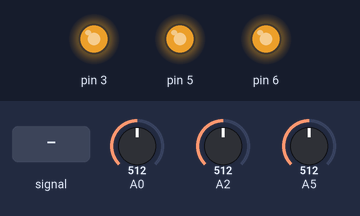
Bench run of a sketch on a simulated Arduino Uno, built with avr-gcc and run on an emulated ATmega328P. Shown: output pins drawn as LEDs (lit = HIGH). The inputs (shaded band) are chosen by the test bench; at power-on: A0 = 512, A2 = 512, A5 = 512. EEPROM starts erased.

Above: at 1.2 s.
1.3 s: A0 fed a 200 Hz sine of ±81 counts around its level
At 1.48 s:
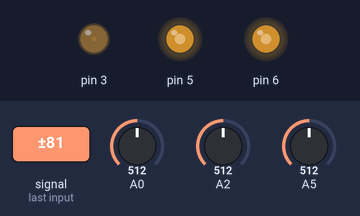
4.3 s: A0 set to 716
At 5.3 s:
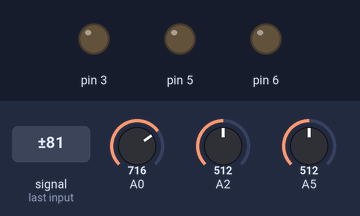
7.3 s: A2 set to 716
At 7.52 s:
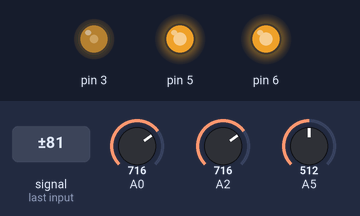
10.3 s: A5 set to 716
At 11.43 s:
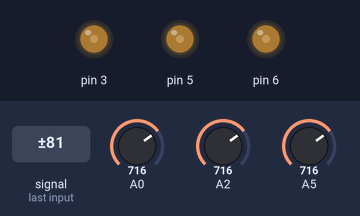
13.3 s: A0 set to 900
Timing chart, 0 to 13.7 s (numbered marks = the images above; inputs shaded):
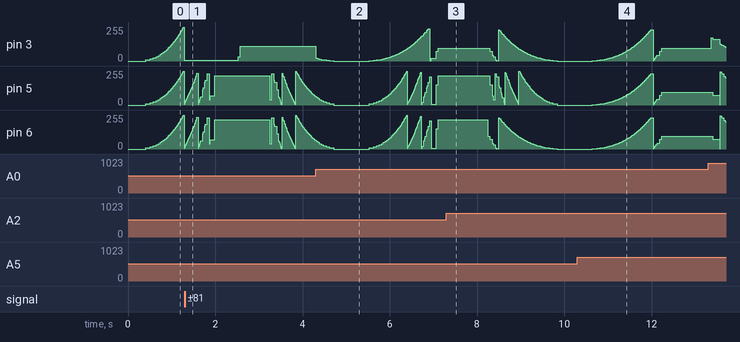

The sketch:

LEDMoodLight.ino
```cpp
#include <EEPROM.h>

//Modes of operation
enum LightMode {ON, BREATHE, FLASH, STROBE};
LightMode mode;

bool onoff = false;
long timeout;
int timeV;

void setup() {
  // Increment the memory in the first byte of the EEPROM, this is the mode
  EEPROM.write(0,(EEPROM.read(0)+1)%4);

  //Start Serial comms
  Serial.begin(9600);

  //Get the current mode
  mode = LightMode((EEPROM.read(0)+1)%4);
  timeout = millis();

  //Set the time values for each mode in millis
  switch(mode)
  {
    case STROBE:
      timeV = 50;
      break;
    case FLASH:
      timeV = 500;
      break;
    default:
      timeV = 100;
      break;
  }
}

void loop() {
  // Read the potentiometers to get the brightness of the R, G, and B channels
  int value1 = getValue(analogRead(A0));
  int value2 = getValue(analogRead(A5));
  int value3 = getValue(analogRead(A2));

  //If on, PWM the LEDs to get the color desired
  if (mode == ON)
  {
    analogWrite(3, value1);
    analogWrite(5, value2);
    analogWrite(6, value3);

  //If flash or strobe, figure out if we have waited the appropriate amount of time
  } else if (mode == FLASH || mode == STROBE) {
    if (millis() > timeout || (millis() < timeout && ((timeout-millis()) > timeV)))
    {
		//Turn off if on now
      if (onoff)
      {
        analogWrite(3, 0);
        analogWrite(5, 0);
        analogWrite(6, 0);
		//Otherwise turn on if off
      } else {
        analogWrite(3, value1);
        analogWrite(5, value2);
        analogWrite(6, value3);
      }
	  //Set the mode to reflect the current
      onoff = !onoff;

	  //Set new time to wait to
      timeout = millis() + timeV;
    }
	//If breathe do the funky calculations
  } else if (mode == BREATHE) {
    int cTime = millis()%5120;
    long value;
    if (cTime < 2560)
    {
      value = getValue(int(cTime*4/10));
    } else {
      value = getValue(int((5120-cTime)*4/10));
    }
    if (value < 0) value = 0;
    analogWrite(3, int(value*255./float(value1)));
    analogWrite(5, int(value*255./float(value2)));
    analogWrite(6, int(value*255./float(value3)));
  }
}

//Potentiometer voltage calculations
int getValue(int value)
{
  //delay(500);
  //Serial.println("Value: " + String(value));
  unsigned long newVal = long(value)*long(value)*long(value);
  //Serial.println("newVal: " + String(newVal));
  newVal = newVal/4200000;
  //Serial.println( "final: " + String(newVal));
  return int(newVal);
}
```
